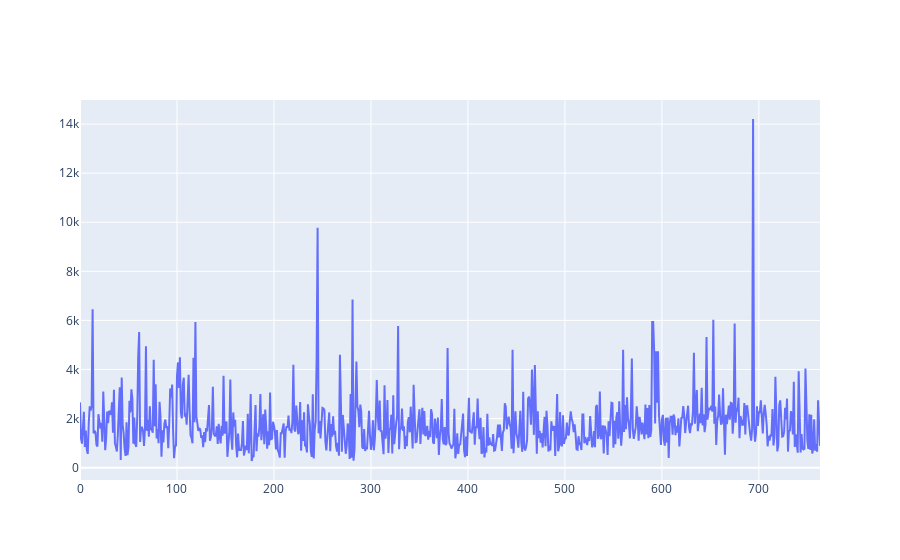

The notebook cell saved with this chart:
### Markdown cell above
## **Plot the distribution of the rents**

### Code cell
fig = go.Figure()
fig.add_trace(go.Scatter(y=rentals['Rent'],
                    mode='lines',
                    name='lines'))
fig.show()

### Figure 1 — Plotly figure (JSON) as saved in the notebook; plotly's stock layout.template omitted (floating-point values rounded to 4 significant figures; data arrays with more than 128 entries replaced by an {"elided": "..."} marker saying what was removed)
{"data": [{"y": {"elided": "764 float values"}, "type": "scatter", "mode": "lines", "name": "lines"}], "layout": {}}
